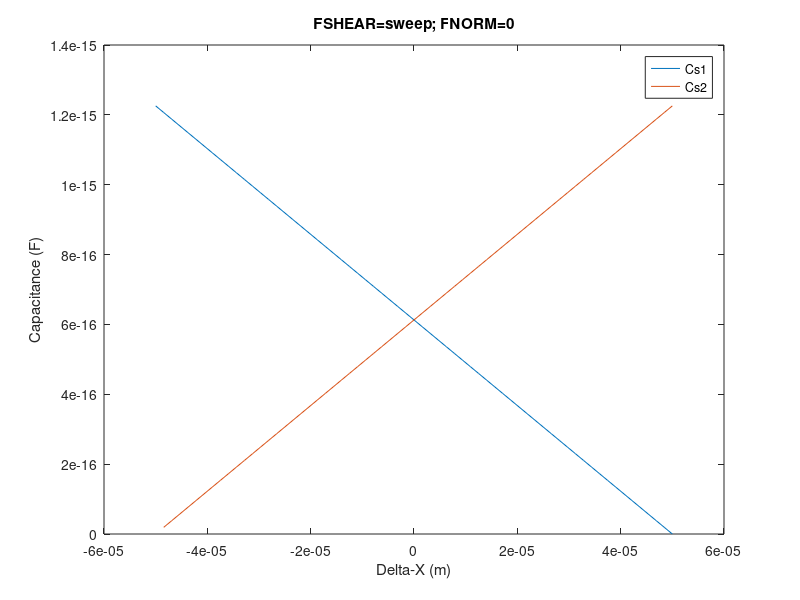
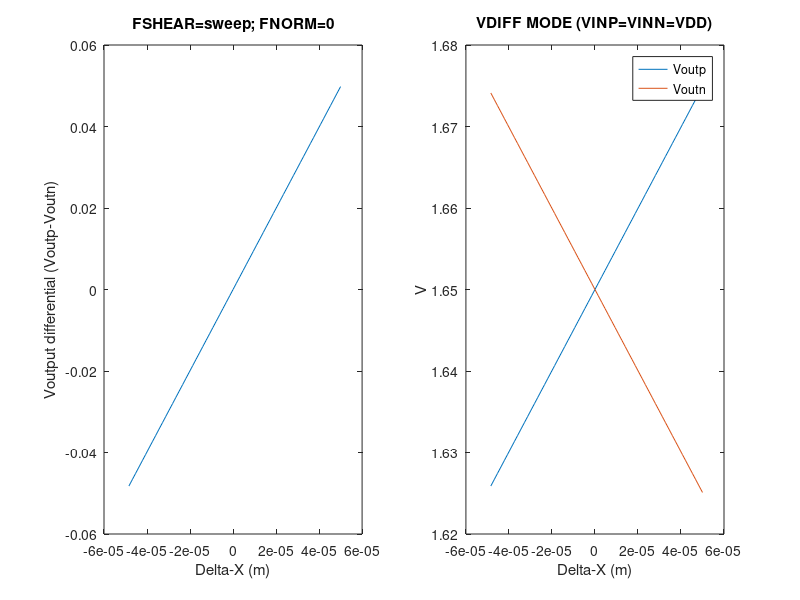
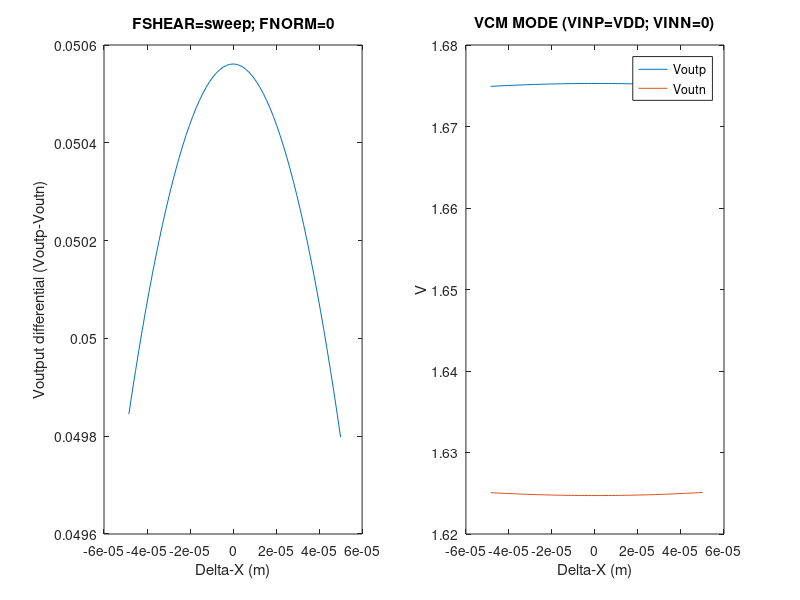
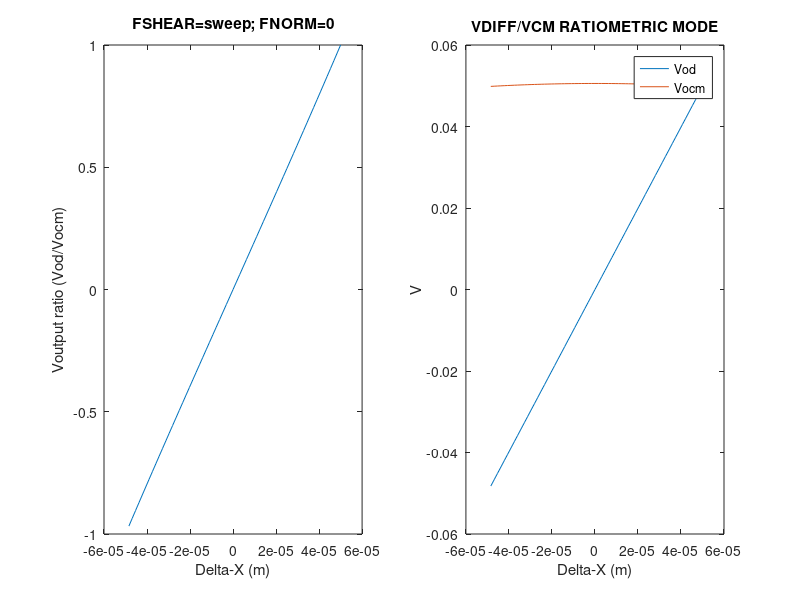

MATLAB code to generate these figures, in order:
% remember this only works for AC VTX, results are AC magnitudes
%Cs1 and Cs2 are reversed but who cares

clear all
close all

%% ==== NO NORMAL FORCE =====
% C0=0.6125e-15; % no normal force
N=5;
% deltaC=[0:C0/2^N:C0];
Cf=40e-15;
% Cs1=C0-deltaC; Cs2=C0+deltaC;
VDD=3.3;
Vocm=VDD/2; % this is the source of nonlinearity for VCM measurements

x0=50e-6; % overlap at force (shear) = 0
z0=125e-6; % thickness at force (normal) = 0
y0=125e-6; % constant height overlap
deltaX_max=50e-6;
deltaX_res=deltaX_max./2^N;
deltaX=[-deltaX_max:deltaX_res:deltaX_max];
deltaZ=0;

eps=8.85e-12;
eps_pdms=2.77;
Cs1a=(eps_pdms.*eps.*(x0-deltaX).*y0)./(z0-deltaZ);
Cs1b=(eps_pdms.*eps.*(x0-deltaX).*y0)./(z0-deltaZ);
Cs1=(Cs1a.*Cs1b)./(Cs1a+Cs1b);
Cs1(isnan(Cs1))=0

Cs2a=(eps_pdms.*eps.*(x0+deltaX).*y0)./(z0-deltaZ);
Cs2b=(eps_pdms.*eps.*(x0+deltaX).*y0)./(z0-deltaZ);
Cs2=(Cs2a.*Cs2b)./(Cs2a+Cs2b);

deltaC=(eps_pdms.*eps.*(deltaX).*y0)./(z0-deltaZ)./2;
figure
plot(deltaX,Cs1); hold on;
plot(deltaX,Cs2)
title('FSHEAR=sweep; FNORM=0')
xlabel('Delta-X (m)')
ylabel('Capacitance (F)')
legend('Cs1','Cs2','Location','best')

% VDIFF mode
Vinp=VDD; %0 IF CT; VDD IF DT
Vinn=VDD; %0 IF CT; VDD IF DT

beta1=Cf./(Cf+Cs2); beta2=Cf./(Cf+Cs1);
Voutp= ((Vinp).*(1-beta1) - (Vinn).*(1-beta2) + 2*Vocm.*beta1) ./ (beta1+beta2);
Voutn= (-1*((Vinp).*(1-beta1) - (Vinn).*(1-beta2)) + 2*Vocm.*beta2) ./ (beta1+beta2);
Vod=Voutp-Voutn;

figure

subplot(1,2,1)
plot(deltaX,Vod)
xlabel('Delta-X (m)')
ylabel('Voutput differential (Voutp-Voutn)')
title('FSHEAR=sweep; FNORM=0')

subplot(1,2,2)
plot(deltaX,Voutp); hold on
plot(deltaX,Voutn)
xlabel('Delta-X (m)')
ylabel('V')
legend('Voutp','Voutn','Location','best')
title('VDIFF MODE (VINP=VINN=VDD)')

Voutp(2)
Voutn(2)
Vod(2)
Vod(end)

% VCM mode
Vinp=VDD;
Vinn=0;

beta1=Cf./(Cf+Cs2); beta2=Cf./(Cf+Cs1);
Voutp= ((Vinp).*(1-beta1) - (Vinn).*(1-beta2) + 2*Vocm.*beta1) ./ (beta1+beta2);
Voutn= (-1*((Vinp).*(1-beta1) - (Vinn).*(1-beta2)) + 2*Vocm.*beta2) ./ (beta1+beta2);
Vod=Voutp-Voutn;

figure

subplot(1,2,1)
plot(deltaX,Vod)
xlabel('Delta-X (m)')
ylabel('Voutput differential (Voutp-Voutn)')
title('FSHEAR=sweep; FNORM=0')

subplot(1,2,2)
plot(deltaX,Voutp); hold on
plot(deltaX,Voutn)
xlabel('Delta-X (m)')
ylabel('V')
legend('Voutp','Voutn','Location','best')
title('VCM MODE (VINP=VDD; VINN=0)')

% VDIFF/VCM mode
Vinp=VDD;
Vinn=VDD;

beta1=Cf./(Cf+Cs2); beta2=Cf./(Cf+Cs1);
Voutp= ((Vinp).*(1-beta1) - (Vinn).*(1-beta2) + 2*Vocm.*beta1) ./ (beta1+beta2);
Voutn= (-1*((Vinp).*(1-beta1) - (Vinn).*(1-beta2)) + 2*Vocm.*beta2) ./ (beta1+beta2);
Vod=Voutp-Voutn;

Vinp=VDD;
Vinn=0;

beta1=Cf./(Cf+Cs2); beta2=Cf./(Cf+Cs1);
Voutp= ((Vinp).*(1-beta1) - (Vinn).*(1-beta2) + 2*Vocm.*beta1) ./ (beta1+beta2);
Voutn= (-1*((Vinp).*(1-beta1) - (Vinn).*(1-beta2)) + 2*Vocm.*beta2) ./ (beta1+beta2);
Vcm=Voutp-Voutn;


figure
subplot(1,2,1)
plot(deltaX,Vod./Vcm)
xlabel('Delta-X (m)')
ylabel('Voutput ratio (Vod/Vocm)')
title('FSHEAR=sweep; FNORM=0')

subplot(1,2,2)
plot(deltaX,Vod); hold on
plot(deltaX,Vcm)
xlabel('Delta-X (m)')
ylabel('V')
legend('Vod','Vocm','Location','best')
title('VDIFF/VCM RATIOMETRIC MODE')
%% === NO SHEAR FORCE; NORMAL FORCE ONLY

x0=50e-6; % overlap at force (shear) = 0
z0=125e-6; % thickness at force (normal) = 0
y0=125e-6; % constant height overlap
deltaZ_max=50e-6;
deltaZ_res=deltaZ_max./2^N;
deltaZ=[0:deltaZ_res:deltaZ_max];
deltaX=0;

eps=8.85e-12;
eps_pdms=2.77;
Cs1a=(eps_pdms.*eps.*(x0-deltaX).*y0)./(z0-deltaZ);
Cs1b=(eps_pdms.*eps.*(x0-deltaX).*y0)./(z0-deltaZ);
Cs1=(Cs1a.*Cs1b)./(Cs1a+Cs1b);
Cs1(isnan(Cs1))=0

Cs2a=(eps_pdms.*eps.*(x0+deltaX).*y0)./(z0-deltaZ);
Cs2b=(eps_pdms.*eps.*(x0+deltaX).*y0)./(z0-deltaZ);
Cs2=(Cs2a.*Cs2b)./(Cs2a+Cs2b);

deltaC=(eps_pdms.*eps.*(x0).*y0)./(deltaZ)./2;
figure
plot(deltaZ,Cs1); hold on;
plot(deltaZ,Cs2)
xlabel('Delta-Z (m)')
ylabel('Capacitance (F)')
legend('Cs1','Cs2','Location','best')
title('FSHEAR=0; FNORM=sweep')

% VDIFF mode
Vinp=VDD;
Vinn=VDD;

beta1=Cf./(Cf+Cs2); beta2=Cf./(Cf+Cs1);
Voutp= ((Vinp).*(1-beta1) - (Vinn).*(1-beta2) + 2*Vocm.*beta1) ./ (beta1+beta2);
Voutn= (-1*((Vinp).*(1-beta1) - (Vinn).*(1-beta2)) + 2*Vocm.*beta2) ./ (beta1+beta2);
Vod=Voutp-Voutn;

figure
subplot(1,2,1)
plot(deltaZ,Vod)
xlabel('Delta-Z (m)')
ylabel('Voutput differential (Voutp-Voutn)')
title('FSHEAR=0; FNORM=sweep')

subplot(1,2,2)
plot(deltaZ,Voutp); hold on
plot(deltaZ,Voutn)
xlabel('Delta-Z (m)')
ylabel('V')
legend('Voutp','Voutn','Location','best')
title('VDIFF MODE (VINP=VINN=VDD)')

Voutp(2)
Voutn(2)
Vod(2)
Vod(end)

% VCM mode
Vinp=VDD;
Vinn=0;

beta1=Cf./(Cf+Cs2); beta2=Cf./(Cf+Cs1);
Voutp= ((Vinp).*(1-beta1) - (Vinn).*(1-beta2) + 2*Vocm.*beta1) ./ (beta1+beta2);
Voutn= (-1*((Vinp).*(1-beta1) - (Vinn).*(1-beta2)) + 2*Vocm.*beta2) ./ (beta1+beta2);
Vod=Voutp-Voutn;

disp(['MAX Vod during VCM mode: ',num2str(max(Vod))])

figure
subplot(1,2,1)
plot(deltaZ,Vod)
xlabel('Delta-Z (m)')
ylabel('Voutput differential (Voutp-Voutn)')
title('FSHEAR=0; FNORM=sweep')

subplot(1,2,2)
plot(deltaZ,Voutp); hold on
plot(deltaZ,Voutn)
xlabel('Delta-Z (m)')
ylabel('V')
legend('Voutp','Voutn','Location','best')
title('VCM MODE (VINP=VDD; VINN=0)')

% VDIFF/VCM mode
Vinp=VDD;
Vinn=VDD;

beta1=Cf./(Cf+Cs2); beta2=Cf./(Cf+Cs1);
Voutp= ((Vinp).*(1-beta1) - (Vinn).*(1-beta2) + 2*Vocm.*beta1) ./ (beta1+beta2);
Voutn= (-1*((Vinp).*(1-beta1) - (Vinn).*(1-beta2)) + 2*Vocm.*beta2) ./ (beta1+beta2);
Vod=Voutp-Voutn;

Vinp=VDD;
Vinn=0;

beta1=Cf./(Cf+Cs2); beta2=Cf./(Cf+Cs1);
Voutp= ((Vinp).*(1-beta1) - (Vinn).*(1-beta2) + 2*Vocm.*beta1) ./ (beta1+beta2);
Voutn= (-1*((Vinp).*(1-beta1) - (Vinn).*(1-beta2)) + 2*Vocm.*beta2) ./ (beta1+beta2);
Vcm=Voutp-Voutn;

Vratio=Vod./Vcm;

figure
subplot(1,2,1)
plot(deltaZ,Vratio)
xlabel('Delta-Z (m)')
ylabel('Voutput ratio (Vod/Vocm)')
title('FSHEAR=0; FNORM=sweep')

subplot(1,2,2)
plot(deltaZ,Vod); hold on
plot(deltaZ,Vcm)
xlabel('Delta-Z (m)')
ylabel('V')
legend('Vod','Vocm','Location','best')
title('VDIFF/VCM RATIOMETRIC MODE')

%% === MAX CONSTANT SHEAR FORCE; NORMAL FORCE ONLY

x0=50e-6; % overlap at force (shear) = 0
z0=125e-6; % thickness at force (normal) = 0
y0=125e-6; % constant height overlap
deltaZ_max=50e-6;
deltaZ_res=deltaZ_max./2^N;
deltaZ=[0:deltaZ_res:deltaZ_max];
deltaX=50e-6; %max

eps=8.85e-12;
eps_pdms=2.77;
Cs1a=(eps_pdms.*eps.*(x0-deltaX).*y0)./(z0-deltaZ);
Cs1b=(eps_pdms.*eps.*(x0-deltaX).*y0)./(z0-deltaZ);
Cs1=(Cs1a.*Cs1b)./(Cs1a+Cs1b);
Cs1(isnan(Cs1))=0

Cs2a=(eps_pdms.*eps.*(x0+deltaX).*y0)./(z0-deltaZ);
Cs2b=(eps_pdms.*eps.*(x0+deltaX).*y0)./(z0-deltaZ);
Cs2=(Cs2a.*Cs2b)./(Cs2a+Cs2b);

deltaC=(eps_pdms.*eps.*(x0).*y0)./(deltaZ)./2;
figure
plot(deltaZ,Cs1); hold on;
plot(deltaZ,Cs2)
xlabel('Delta-Z (m)')
ylabel('Capacitance (F)')
legend('Cs1','Cs2','Location','best')
title('FSHEAR=+MAX; FNORM=sweep')

% VDIFF mode
Vinp=VDD;
Vinn=VDD;

beta1=Cf./(Cf+Cs2); beta2=Cf./(Cf+Cs1);
Voutp= ((Vinp).*(1-beta1) - (Vinn).*(1-beta2) + 2*Vocm.*beta1) ./ (beta1+beta2);
Voutn= (-1*((Vinp).*(1-beta1) - (Vinn).*(1-beta2)) + 2*Vocm.*beta2) ./ (beta1+beta2);
Vod=Voutp-Voutn;

figure
subplot(1,2,1)
plot(deltaZ,Vod)
xlabel('Delta-Z (m)')
ylabel('Voutput differential (Voutp-Voutn)')
title('FSHEAR=+MAX; FNORM=sweep')

subplot(1,2,2)
plot(deltaZ,Voutp); hold on
plot(deltaZ,Voutn)
xlabel('Delta-Z (m)')
ylabel('V')
legend('Voutp','Voutn','Location','best')
title('VDIFF MODE (VINP=VINN=VDD)')

Voutp(2)
Voutn(2)
Vod(2)
Vod(end)

% VCM mode
Vinp=VDD;
Vinn=0;

beta1=Cf./(Cf+Cs2); beta2=Cf./(Cf+Cs1);
Voutp= ((Vinp).*(1-beta1) - (Vinn).*(1-beta2) + 2*Vocm.*beta1) ./ (beta1+beta2);
Voutn= (-1*((Vinp).*(1-beta1) - (Vinn).*(1-beta2)) + 2*Vocm.*beta2) ./ (beta1+beta2);
Vod=Voutp-Voutn;

figure
subplot(1,2,1)
plot(deltaZ,Vod)
xlabel('Delta-Z (m)')
ylabel('Voutput differential (Voutp-Voutn)')
title('FSHEAR=+MAX; FNORM=sweep')

subplot(1,2,2)
plot(deltaZ,Voutp); hold on
plot(deltaZ,Voutn)
xlabel('Delta-Z (m)')
ylabel('V')
legend('Voutp','Voutn','Location','best')
title('VCM MODE (VINP=VDD; VINN=0)')

% VDIFF/VCM mode
Vinp=VDD;
Vinn=VDD;

beta1=Cf./(Cf+Cs2); beta2=Cf./(Cf+Cs1);
Voutp= ((Vinp).*(1-beta1) - (Vinn).*(1-beta2) + 2*Vocm.*beta1) ./ (beta1+beta2);
Voutn= (-1*((Vinp).*(1-beta1) - (Vinn).*(1-beta2)) + 2*Vocm.*beta2) ./ (beta1+beta2);
Vod=Voutp-Voutn;

Vinp=VDD;
Vinn=0;

beta1=Cf./(Cf+Cs2); beta2=Cf./(Cf+Cs1);
Voutp= ((Vinp).*(1-beta1) - (Vinn).*(1-beta2) + 2*Vocm.*beta1) ./ (beta1+beta2);
Voutn= (-1*((Vinp).*(1-beta1) - (Vinn).*(1-beta2)) + 2*Vocm.*beta2) ./ (beta1+beta2);
Vcm=Voutp-Voutn;

Vratio=Vod./Vcm;

figure
subplot(1,2,1)
plot(deltaZ,Vratio)
xlabel('Delta-Z (m)')
ylabel('Voutput ratio (Vod/Vocm)')
title('FSHEAR=+MAX; FNORM=sweep')

subplot(1,2,2)
plot(deltaZ,Vod); hold on
plot(deltaZ,Vcm)
xlabel('Delta-Z (m)')
ylabel('V')
legend('Vod','Vocm','Location','best')
title('VDIFF/VCM RATIOMETRIC MODE')

%% === -MAX CONSTANT SHEAR FORCE; NORMAL FORCE ONLY

x0=50e-6; % overlap at force (shear) = 0
z0=125e-6; % thickness at force (normal) = 0
y0=125e-6; % constant height overlap
deltaZ_max=50e-6;
deltaZ_res=deltaZ_max./2^N;
deltaZ=[0:deltaZ_res:deltaZ_max];
deltaX=-50e-6; %max

eps=8.85e-12;
eps_pdms=2.77;
Cs1a=(eps_pdms.*eps.*(x0-deltaX).*y0)./(z0-deltaZ);
Cs1b=(eps_pdms.*eps.*(x0-deltaX).*y0)./(z0-deltaZ);
Cs1=(Cs1a.*Cs1b)./(Cs1a+Cs1b);
Cs1(isnan(Cs1))=0

Cs2a=(eps_pdms.*eps.*(x0+deltaX).*y0)./(z0-deltaZ);
Cs2b=(eps_pdms.*eps.*(x0+deltaX).*y0)./(z0-deltaZ);
Cs2=(Cs2a.*Cs2b)./(Cs2a+Cs2b);
Cs2(isnan(Cs2))=0

deltaC=(eps_pdms.*eps.*(x0).*y0)./(deltaZ)./2;
figure
plot(deltaZ,Cs1); hold on;
plot(deltaZ,Cs2)
xlabel('Delta-Z (m)')
ylabel('Capacitance (F)')
legend('Cs1','Cs2','Location','best')
title('FSHEAR=-MAX; FNORM=sweep')

% VDIFF mode
Vinp=VDD;
Vinn=VDD;

beta1=Cf./(Cf+Cs2); beta2=Cf./(Cf+Cs1);
Voutp= ((Vinp).*(1-beta1) - (Vinn).*(1-beta2) + 2*Vocm.*beta1) ./ (beta1+beta2);
Voutn= (-1*((Vinp).*(1-beta1) - (Vinn).*(1-beta2)) + 2*Vocm.*beta2) ./ (beta1+beta2);
Vod=Voutp-Voutn;

figure
subplot(1,2,1)
plot(deltaZ,Vod)
xlabel('Delta-Z (m)')
ylabel('Voutput differential (Voutp-Voutn)')
title('FSHEAR=-MAX; FNORM=sweep')

subplot(1,2,2)
plot(deltaZ,Voutp); hold on
plot(deltaZ,Voutn)
xlabel('Delta-Z (m)')
ylabel('V')
legend('Voutp','Voutn','Location','best')
title('VDIFF MODE (VINP=VINN=VDD)')

Voutp(2)
Voutn(2)
Vod(2)
Vod(end)

% VCM mode
Vinp=VDD;
Vinn=0;

beta1=Cf./(Cf+Cs2); beta2=Cf./(Cf+Cs1);
Voutp= ((Vinp).*(1-beta1) - (Vinn).*(1-beta2) + 2*Vocm.*beta1) ./ (beta1+beta2);
Voutn= (-1*((Vinp).*(1-beta1) - (Vinn).*(1-beta2)) + 2*Vocm.*beta2) ./ (beta1+beta2);
Vod=Voutp-Voutn;

figure
subplot(1,2,1)
plot(deltaZ,Vod)
xlabel('Delta-Z (m)')
ylabel('Voutput differential (Voutp-Voutn)')
title('FSHEAR=-MAX; FNORM=sweep')

subplot(1,2,2)
plot(deltaZ,Voutp); hold on
plot(deltaZ,Voutn)
xlabel('Delta-Z (m)')
ylabel('V')
legend('Voutp','Voutn','Location','best')
title('VCM MODE (VINP=VDD; VINN=0)')

% VDIFF/VCM mode
Vinp=VDD;
Vinn=VDD;

beta1=Cf./(Cf+Cs2); beta2=Cf./(Cf+Cs1);
Voutp= ((Vinp).*(1-beta1) - (Vinn).*(1-beta2) + 2*Vocm.*beta1) ./ (beta1+beta2);
Voutn= (-1*((Vinp).*(1-beta1) - (Vinn).*(1-beta2)) + 2*Vocm.*beta2) ./ (beta1+beta2);
Vod=Voutp-Voutn;

Vinp=VDD;
Vinn=0;

beta1=Cf./(Cf+Cs2); beta2=Cf./(Cf+Cs1);
Voutp= ((Vinp).*(1-beta1) - (Vinn).*(1-beta2) + 2*Vocm.*beta1) ./ (beta1+beta2);
Voutn= (-1*((Vinp).*(1-beta1) - (Vinn).*(1-beta2)) + 2*Vocm.*beta2) ./ (beta1+beta2);
Vcm=Voutp-Voutn;

Vratio=Vod./Vcm;

figure
subplot(1,2,1)
plot(deltaZ,Vratio)
xlabel('Delta-Z (m)')
ylabel('Voutput ratio (Vod/Vocm)')
title('FSHEAR=-MAX; FNORM=sweep')

subplot(1,2,2)
plot(deltaZ,Vod); hold on
plot(deltaZ,Vcm)
xlabel('Delta-Z (m)')
ylabel('V')
legend('Vod','Vocm','Location','best')
title('VDIFF/VCM RATIOMETRIC MODE')
